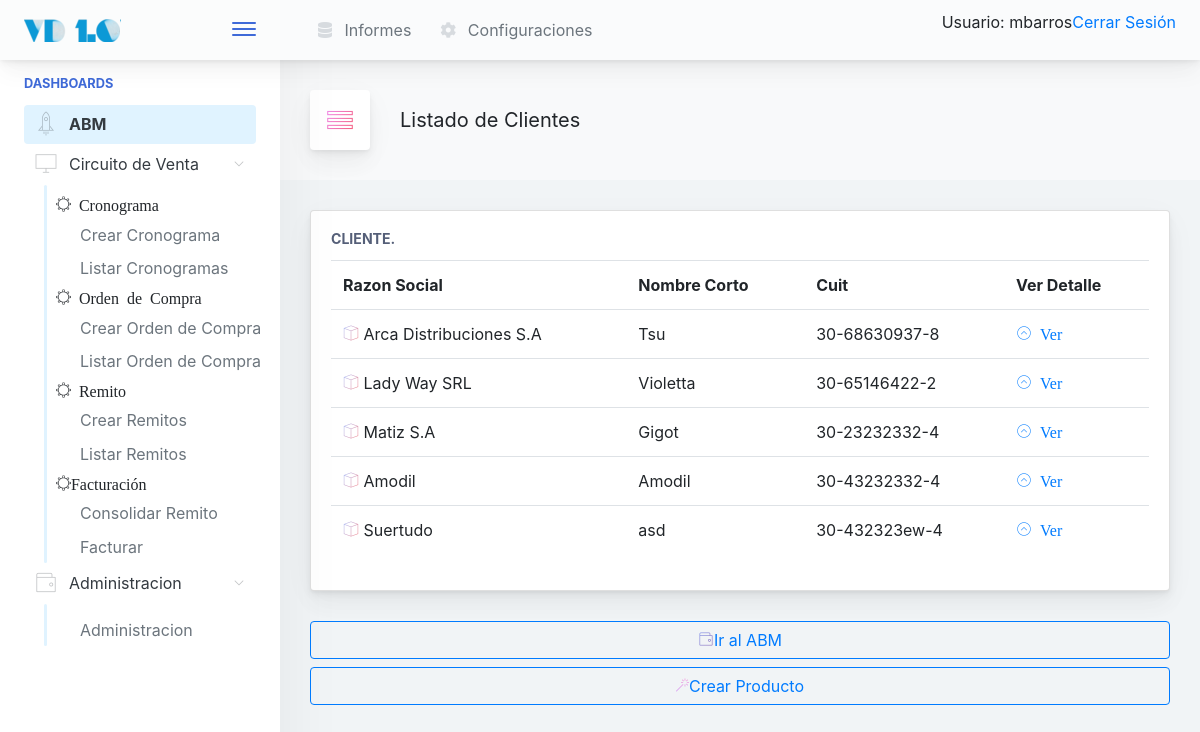
The app's page /gral/cliente/listar/ (signed in), older data.
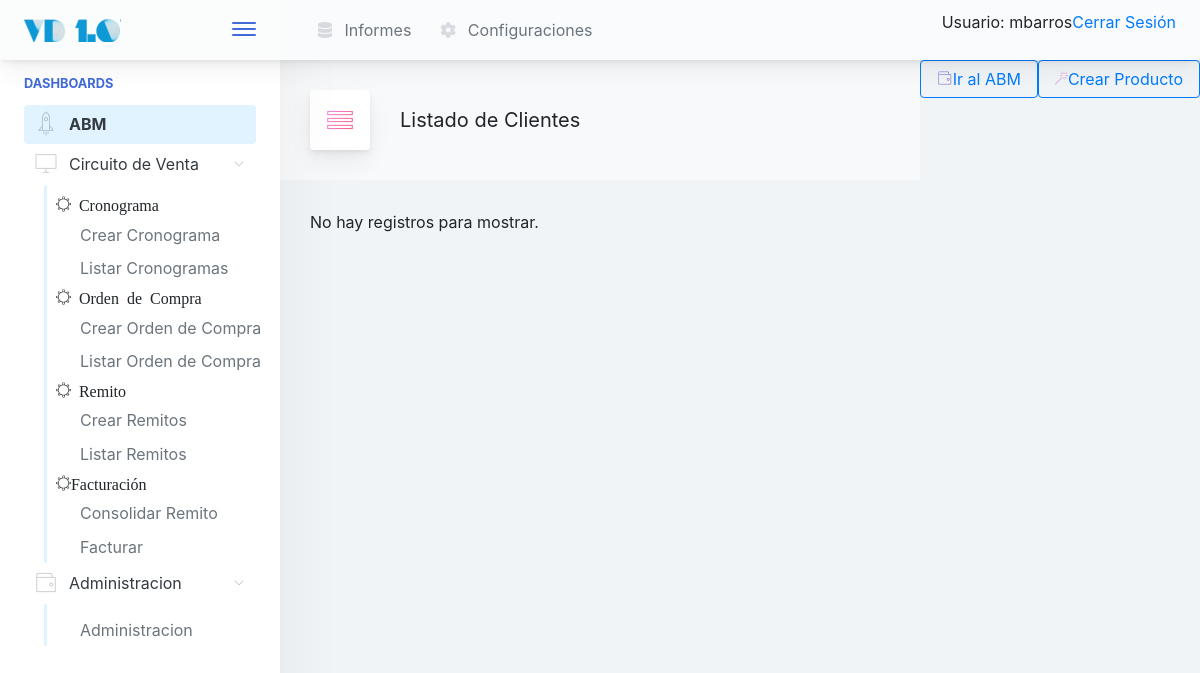
The same page, newer data.
### gral/models.py (models this page shows, shortened)
class Cliente(models.Model):
    razon_social      = models.CharField(max_length=150, unique=True)
    nombre_corto      = models.CharField(max_length=25, unique=True)
    cuit              = models.CharField(max_length=15, unique=True)
    direccion_fiscal  = models.CharField(max_length=250)
    direccion_entrega = models.CharField(max_length=250)
    condicion_iva     = models.CharField(max_length=100, blank=False, default='Responsable Inscripto')
    observaciones     = models.TextField(blank=True)

### gral/views.py (the view)
# urls.py: path('cliente/listar/', ClienteListView.as_view(), name='ClienteListView'),
class ClienteListView(LoginRequiredMixin, ListView):
	model 			= Cliente
	template_name 	= 'gral/cliente_list.html'

### inicio/templates/gral/cliente_list.html
{% extends '../base.html' %}
{%  block cuerpo %}
<div class="app-page-title">
	<div class="page-title-heading">
		<div class="page-title-icon">
			<i class="pe-7s-menu icon-gradient bg-ripe-malin"> </i>
		</div>
		<div>Listado de Clientes</div>
	</div>
</div>
{% if object_list %}
<div class="main-card mb-3 card">
	<div class="card-body">
		<h5 class="card-title">Cliente.</h5>
		<table class="table table-hover table-fixed">
			<tr>
				<th>Razon Social</th>
				<th>Nombre Corto</th>
				<th>Cuit</th>
				<th>Ver Detalle</th>
			</tr>
			{% for cliente in object_list %}
			<tr>
				<td>
					<i class="pe-7s-box2 icon-gradient bg-amy-crisp"></i>
					{{cliente.razon_social}}
				</td>
				<td>{{cliente.nombre_corto }}</td>
				<td>{{cliente.cuit}}</td>
				<td><a href="{% url 'gral:ClienteDetail' pk=cliente.id %}">
						<i class="pe-7s-angle-up-circle"> Ver </i>
				</a></td>
			</tr>
			{% endfor %} {% else %}
			<p>No hay registros para mostrar.</p>
			{% endif %}
		</table>
	</div>
</div>
<a href="{% url 'inicio:abm' %}">
	<button
		class="mb-2 mr-2 btn-transition btn btn-outline-primary btn-block">
		<i class="pe-7s-wallet icon-gradient bg-plum-plate"></i>Ir al ABM
	</button>
</a>
<a href="{% url 'gral:ProductoCreate' %}">
	<button
		class="mb-2 mr-2 btn-transition btn btn-outline-primary btn-block">
		<i class="pe-7s-magic-wand icon-gradient bg-mixed-hopes"></i>Crear
		Producto
	</button>
</a>
{% endblock %}

Row changes from the older to the newer data that the page shows:
removed Cliente: razon_social "Arca Distribuciones S.A", nombre_corto "Tsu", cuit "30-68630937-8"
removed Cliente: razon_social "Lady Way SRL", nombre_corto "Violetta", cuit "30-65146422-2"
removed Cliente: razon_social "Matiz S.A", nombre_corto "Gigot", cuit "30-23232332-4"
removed Cliente: razon_social "Amodil", nombre_corto "Amodil", cuit "30-43232332-4"
removed Cliente: razon_social "Suertudo", nombre_corto "asd", cuit "30-432323ew-4"
Text that changed along with them:
text no longer shown: "CLIENTE. Razon Social Nombre Corto Cuit Ver Detalle"
text now shown: "No hay registros para mostrar."
